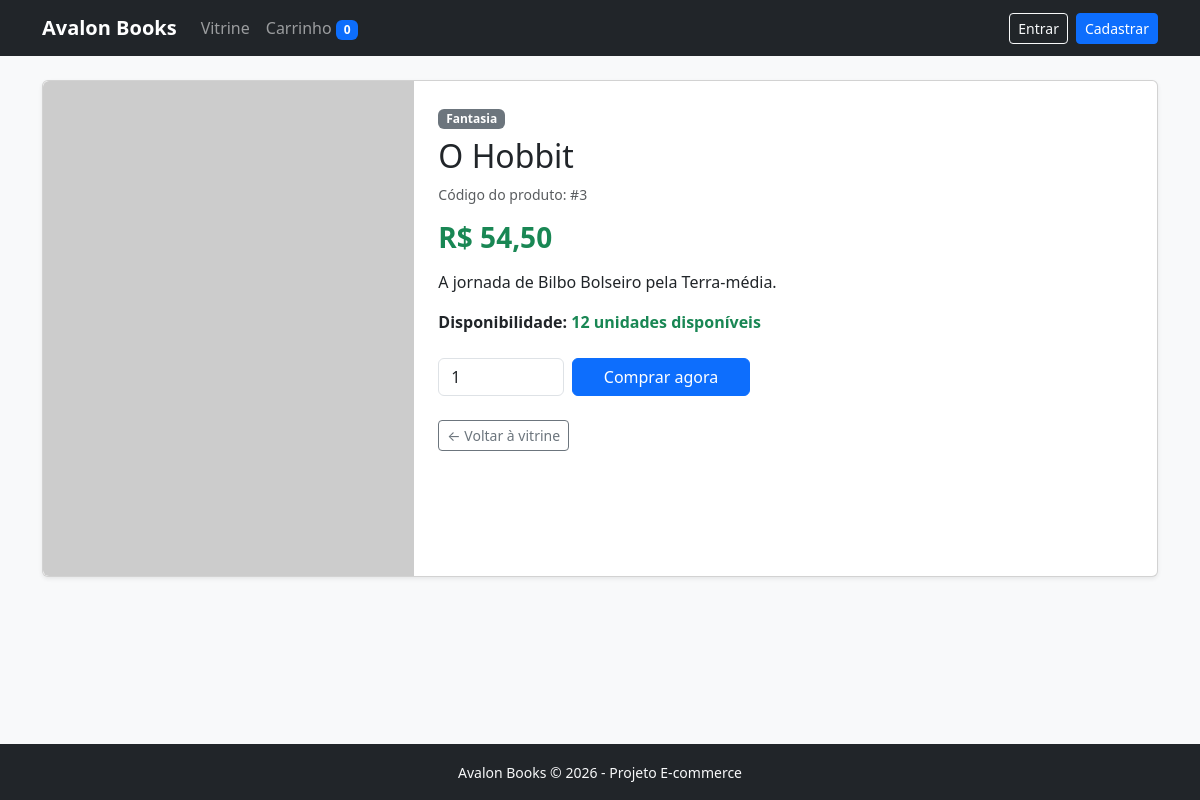
The app's page /produto.php?id=3 with its own data.
### tables this page shows
CREATE TABLE produtos (
    id INT AUTO_INCREMENT PRIMARY KEY,
    categoria_id INT NOT NULL,
    nome VARCHAR(150) NOT NULL,
    descricao TEXT,
    preco DECIMAL(10, 2) NOT NULL,
    estoque INT NOT NULL DEFAULT 0,
    imagem VARCHAR(255) DEFAULT 'assets/img/sem-capa.png',
    ativo TINYINT(1) NOT NULL DEFAULT 1,
    criado_em TIMESTAMP DEFAULT CURRENT_TIMESTAMP,
    CONSTRAINT fk_produto_categoria FOREIGN KEY (categoria_id) REFERENCES categorias(id)
);

CREATE TABLE categorias (
    id INT AUTO_INCREMENT PRIMARY KEY,
    nome VARCHAR(80) NOT NULL UNIQUE
);

### produto.php (the view, shortened to what this page needs)
<?php
require_once __DIR__ . '/config/database.php';
require_once __DIR__ . '/includes/header.php';
$id = (int) ($_GET['id'] ?? 0);
$stmt = $pdo->prepare('SELECT p.*, c.nome AS categoria_nome FROM produtos p INNER JOIN categorias c ON c.id = p.categoria_id WHERE p.id = ? AND p.ativo = 1');
$stmt->execute([$id]);
$livro = $stmt->fetch();
if (!$livro): ?>
    <div class="alert alert-danger">Produto não encontrado. <a href="index.php">Voltar para a vitrine</a>.</div>
<?php else: ?>
    <div class="card shadow-sm">
        <div class="row g-0">
            <div class="col-md-4">
                <img src="<?= htmlspecialchars($livro['imagem']) ?>" class="img-fluid rounded-start w-100" alt="<?= htmlspecialchars($livro['nome']) ?>">
            </div>
            <div class="col-md-8">
                <div class="card-body p-4">
                    <span class="badge bg-secondary mb-2"><?= htmlspecialchars($livro['categoria_nome']) ?></span>
                    <h2 class="card-title"><?= htmlspecialchars($livro['nome']) ?></h2>
                    <p class="text-muted small">Código do produto: #<?= $livro['id'] ?></p>
                    <h3 class="text-success fw-bold my-3">R$ <?= number_format($livro['preco'], 2, ',', '.') ?></h3>
                    <p class="card-text"><?= nl2br(htmlspecialchars($livro['descricao'])) ?></p>
                    <p class="fw-semibold">
                        Disponibilidade:
                        <?php if ($livro['estoque'] > 0): ?>
                            <span class="text-success"><?= $livro['estoque'] ?> unidades disponíveis</span>
                        <?php else: ?>
                            <span class="text-danger">Produto esgotado</span>
                        <?php endif; ?>
                    </p>
                    <?php if ($livro['estoque'] > 0): ?>
                        <form action="actions/carrinho_acoes.php" method="POST" class="row g-2 align-items-center mt-3" style="max-width: 320px;">
                            <div class="col-5">
                                <input type="number" name="quantidade" class="form-control" value="1" min="1" max="<?= $livro['estoque'] ?>">
                            </div>
                            <div class="col-7 d-grid">
                                <button type="submit" class="btn btn-primary">Comprar agora</button>
                            </div>
                        </form>
                    <?php endif; ?>
                    <div class="mt-4">
                        <a href="index.php" class="btn btn-outline-secondary btn-sm">&larr; Voltar à vitrine</a>
                    </div>
                </div>
            </div>
        </div>
    </div>
<?php endif; ?>
<?php require_once __DIR__ . '/includes/footer.php'; ?>

### records on screen
produtos: categoria.nome "Fantasia", nome "O Hobbit", id "3", preco "54,50", descricao "A jornada de Bilbo Bolseiro pela Terra-média.", estoque "12"

### other values on screen
$totalItensCarrinho "0"
